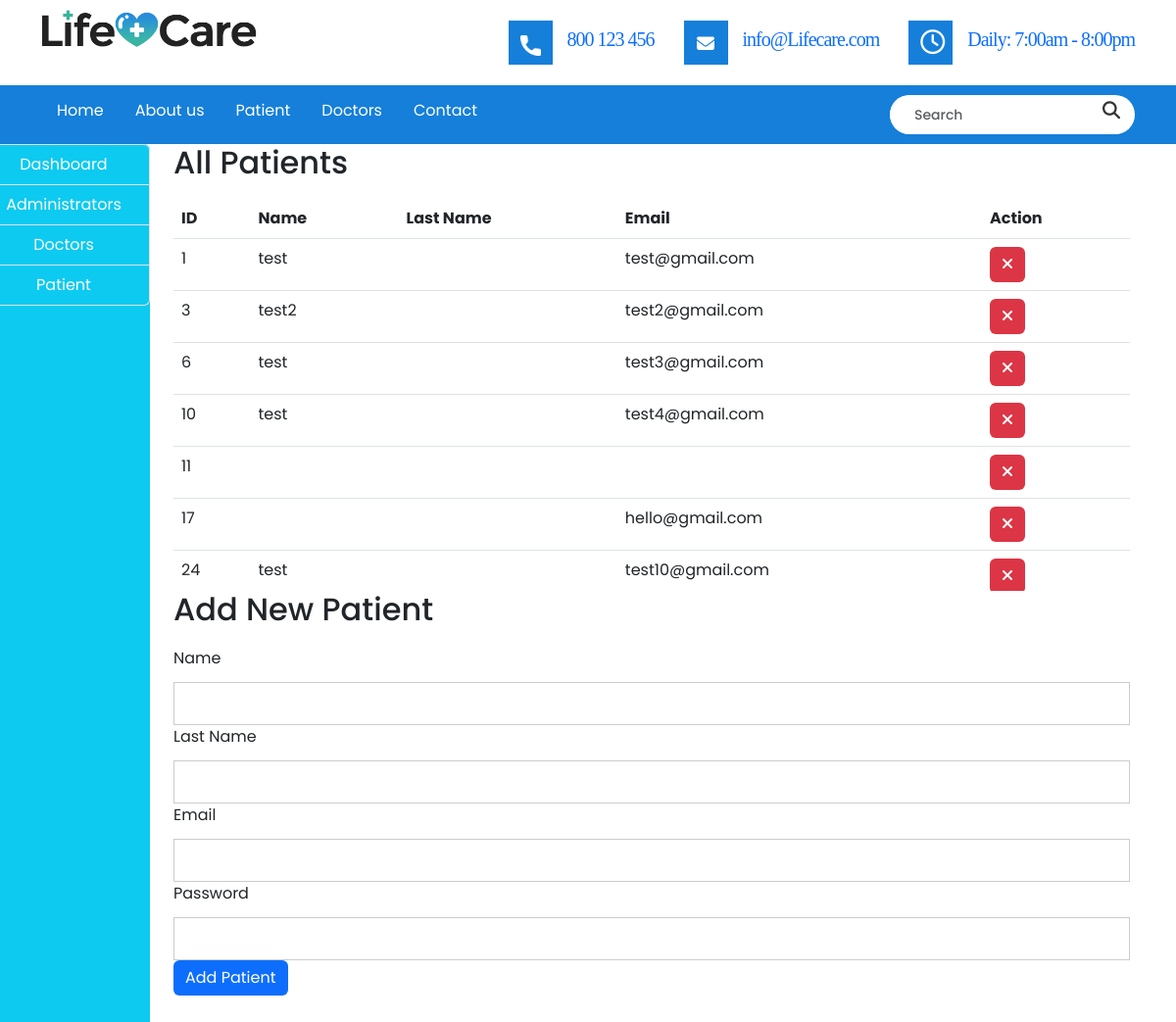
/patients.php, run on the app's committed database.
### tables this page shows
CREATE TABLE `users` (
  `id` bigint(20) NOT NULL,
  `Name` varchar(128) DEFAULT NULL,
  `Last_name` varchar(200) DEFAULT NULL,
  `Email` varchar(220) DEFAULT NULL,
  `Password_hash` varchar(225) DEFAULT NULL,
  `role` enum('user','admin') NOT NULL DEFAULT 'user'
);

### patients.php (the view, shortened to what this page needs)
<!DOCTYPE html>
<html lang="en">
    <head>
   <link rel="stylesheet" href="style.css">
   <link rel="stylesheet" href="css/colors.css">
   <link rel="stylesheet" href="css/versions.css">
   <link rel="stylesheet" href="css/responsive.css">
   <link rel="stylesheet" href="css/custom.css">
       <link href="https://cdn.jsdelivr.net/npm/bootstrap@5.3.0-alpha3/dist/css/bootstrap.min.css" rel="stylesheet">
   <link rel="stylesheet" href="https://cdnjs.cloudflare.com/ajax/libs/font-awesome/5.15.3/css/all.min.css">
</head>
<body class="clinic_version">
   <header>
      <div class="header-top wow fadeIn">
         <div class="container">
            <a class="navbar-brand" href="adminDashboard.php"><img src="images/logo.png" alt="image"></a>
            <div class="right-header">
               <div class="header-info">
                  <div class="info-inner">
                     <span class="icontop"><img src="images/phone-icon.png" alt="#"></span>
                     <span class="iconcont"><a href="tel:800 123 456">800 123 456</a></span>
                  </div>
                  <div class="info-inner">
                     <span class="icontop"><i class="fa fa-envelope" aria-hidden="true"></i></span>
                     <span class="iconcont"><a data-scroll href="mailto:info@yoursite.com">info@Lifecare.com</a></span>
                  </div>
                  <div class="info-inner">
                     <span class="icontop"><i class="fa fa-clock-o" aria-hidden="true"></i></span>
                     <span class="iconcont"><a data-scroll href="#">Daily: 7:00am - 8:00pm</a></span>
                  </div>
               </div>
            </div>
         </div>
      </div>
      <div class="header-bottom wow fadeIn">
         <div class="container">
            <nav class="main-menu">
               <div style="background-color: #157fda;">
                  <ul style="list-style-type: none; margin: 0; padding: 0; display:flex;justify-content: center;">
<li><a class="active" href="index.html" style="display: block; color: white; text-align: center; padding: 14px 16px; text-decoration: none;">Home</a></li>
<li><a data-scroll href="#about" style="display: block; color: white; text-align: center; padding: 14px 16px; text-decoration: none;">About us</a></li>
<li><a data-scroll href="#service" style="display: block; color: white; text-align: center; padding: 14px 16px; text-decoration: none;">Patient</a></li>
<li><a href="doctors.html" style="display: block; color: white; text-align: center; padding: 14px 16px; text-decoration: none;">Doctors</a></li>
<li><a data-scroll href="#getintouch" style="display: block; color: white; text-align: center; padding: 14px 16px; text-decoration: none;">Contact</a></li>
</ul>
</div>
</nav>
<div class="serch-bar">
<div id="custom-search-input">
<div class="input-group col-md-12">
<input type="text" class="form-control input-lg" placeholder="Search" />
<span class="input-group-btn">
<button class="btn btn-info btn-lg" type="button">
<i class="fa fa-search" aria-hidden="true"></i>
</button>
</span>
</div>
</div>
</div>
</div>
</div>
<div class="container-fluid whatdoInamethis">
<div class="col-md-12">
<div class="row">
<div class="col-md-2" style="margin-left: -35px;">
<div class="list-group bg-info" style="height: 100vh;">
<a href="adminDashboard.php" class="list-group-item list-group-item-action bg-info text-center text-white">Dashboard</a>
<a href="admins.php" class="list-group-item list-group-item-action bg-info text-center text-white">Administrators</a>
<a href="" class="list-group-item list-group-item-action bg-info text-center text-white">Doctors</a>
<a href="patients.php" class="list-group-item list-group-item-action bg-info text-center text-white">Patient</a>
</div>
<?php
               include('connection.php');
               ?>
</div>
<div class="col-md-10">
<h2>All Patients</h2>
<div class="table-scroll" style="max-height: 400px; overflow: auto;">
<table class="table ">
<thead>
<tr>
<th>ID</th>
<th>Name</th>
<th>Last Name</th>
<th>Email</th>
<th>Action</th>
</tr>
</thead>
<tbody>
<?php
                        $query = mysqli_query($conn, "SELECT * FROM users WHERE role='user'");
                        while ($row = mysqli_fetch_assoc($query)) {
                           $patientId = $row['id'];
                           $patientName = $row['Name'];
                           $patientLastName = $row['Last_name'];
                           $patientEmail = $row['Email'];
                        ?>
<tr>
<td><?php echo $patientId; ?></td>
<td><?php echo $patientName; ?></td>
                                 <td><?php echo $patientLastName; ?></td>
                                 <td><?php echo $patientEmail; ?></td>
                                 <td><button class="btn btn-danger" onclick="removePatient(<?php echo $patientId; ?>)"><i class="fas fa-times"></i></button></td>
                              </tr>
                           <?php
                           }
                           ?>
                        </tbody>
                     </table>
                  </div>
                  <h2>Add New Patient</h2>
                  <form action="add_patient.php" method="post">
                     <div class="form-group">
                        <label for="patientName">Name</label>
                        <input type="text" class="form-control" id="patientName" name="patientName" required>
                     </div>
                     <div class="form-group">
                        <label for="patientLastName">Last Name</label>
                        <input type="text" class="form-control" id="patientLastName" name="patientLastName" required>
                     </div>
                     <div class="form-group">
                        <label for="patientEmail">Email</label>
                        <input type="email" class="form-control" id="patientEmail" name="patientEmail" required>
                     </div>
                     <div class="form-group">
                        <label for="patientPassword">Password</label>
                        <input type="password" class="form-control" id="patientPassword" name="patientPassword" required>
                     </div>
                     <button type="submit" class="btn btn-primary">Add Patient</button>
                  </form>
               </div>
            </div>
         </div>
      </div>
                    </body>
</html>

### style.css (style rules this page uses)
body { color: #999; font-size: 15px; font-family: 'Source Sans Pro', sans-serif; line-height: 1.80857; }
a { color: #1f1f1f; text-decoration: none !important; outline: none !important; -webkit-transition: all .3s ease-in-out; -moz-transition: all .3s ease-in-out; -ms-transition: all .3s ease-in-out; -o-transition: all .3s ease-in-out; transition: all .3s ease-in-out; }
h1, h2, h3, h4, h5, h6 { letter-spacing: 0; font-weight: normal; position: relative; padding: 0 0 10px 0; font-weight: normal; line-height: 120% !important; color: #1f1f1f; margin: 0 }
h2 { font-size: 22px }
a { color: #1f1f1f; text-decoration: none; outline: none; }
a, .btn { text-decoration: none !important; outline: none !important; -webkit-transition: all .3s ease-in-out; -moz-transition: all .3s ease-in-out; -ms-transition: all .3s ease-in-out; -o-transition: all .3s ease-in-out; transition: all .3s ease-in-out; }
.btn { border: 0 !important; }
nav { background-color: #eee; padding: 10px 20px; }

### css/versions.css (style rules this page uses)
body.clinic_version { font-family: 'Roboto', sans-serif; }

### css/responsive.css (style rules this page uses)
@media (max-width: 1200px) { .container-fluid { width: 100%; padding: 0 15px; } }
@media (max-width: 1200px) { .container { width: 90%; } }

### css/custom.css (style rules this page uses)
* { font-family: 'Poppins', sans-serif; }
h1,h2,h3,h4,h5,h6 { font-family: 'Poppins', sans-serif; }
.navbar-brand img { width: 220px; }
.header-bottom { float: left; width: 100%; background: #157fda; }
header { float: left; width: 100%; position: fixed; z-index: 5; background: #fff; box-shadow: 0 20px 40px -40px #000; top: 0; }
.header-bottom nav.main-menu { margin: 0; padding: 0; border: none; background: transparent; float: left; }
.header-top { float: left; width: 100%; padding: 10px 0; }
.header-top .navbar-brand { float: left; height: auto; }
.right-header { float: right; margin:11px 0; }
.header-info { float: left; width: 100%; }
.info-inner { float: left; }
.info-inner span.icontop { float: left; background: #157fda; width: 45px; height: 45px; text-align: center; line-height: normal; padding: 10px 12px; margin-right: 15px; color: #fff; font-size: 18px; transition: ease all 1s; }
.iconcont { float: left; font-size: 20px; letter-spacing: -1px; margin: 4px 0; }
.info-inner { float: left; margin-left: 50px; }
.info-inner span.icontop img { width:100%; }
.serch-bar { float: right; width: 250px; }
#custom-search-input { padding: 0; border: none; border-radius: 50px; background-color: #fff; overflow: hidden; margin: 10px 0; }
#custom-search-input .form-control.input-lg { border-radius: 50px; overflow: hidden; border: yellow; float: left; font-size: 14px; font-weight: 500; padding: 0px 25px 0 25px; color: #222; width: 200px; height: 40px; }
#custom-search-input button { margin: 0; background: none; box-shadow: none; color: #222; padding: 0; }
#custom-search-input button i { font-size: 18px; color: #333; }
#custom-search-input input { border: 0; box-shadow: none; }
#custom-search-input button { margin: 0; background: none; box-shadow: none; border: 0; color: #666666; padding: 0 15px 0 15px; border-left: solid 1px #ccc; }
.info-inner span.icontop i.fa-clock-o { font-size: 25px; }
.form-group { float: left; width: 100%; margin: 0; }
.form-group input, .form-group select { float: left; width: 100%; border-radius: 0; border: solid #ccc 1px; padding: 8px 15px; font-weight: 400; font-size: 13px; margin: 12px 0 0; box-shadow: none; color: #333; height: 44px; }
.iconcont a { font-family: 'Arvo', serif; }
@media (min-width:1200px) and (max-width:1240px) { .info-inner { float: left;margin-left: 30px; } }
.table-scroll { overflow: auto; max-height: 400px; }

### patients.php (style rules this page uses)
.table-scroll { max-height: 400px; overflow-y: scroll; overflow-x: hidden; }
.whatdoInamethis { display: flex; }
.col-md-2 { position: sticky; top: 0; height: 100vh; overflow-y: auto; }
.col-md-10 { height: calc(100vh - 170px); overflow-y: auto; }
.table-scroll { overflow: auto; max-height: 400px; }

### data on the page
users: id "1", Name "test", Email "test@gmail.com"
users: id "3", Name "test2", Email "test2@gmail.com"
users: id "6", Name "test", Email "test3@gmail.com"
users: id "10", Name "test", Email "test4@gmail.com"
users: id "11"
users: id "17", Email "hello@gmail.com"
users: id "24", Name "test", Email "test10@gmail.com"
